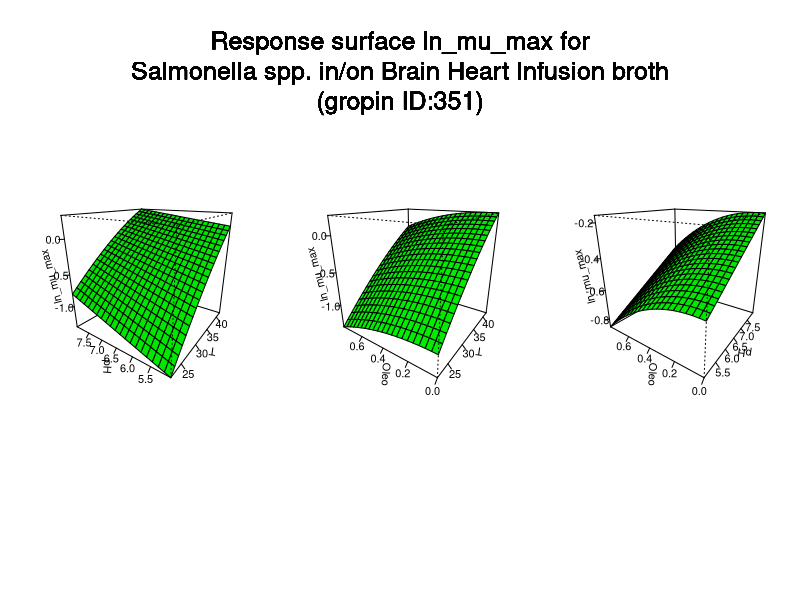

The R source for this figure:
#############################
# start of Parameter script
#############################
T <- seq(22.022,41.958041958042,length.out=21)
pH <- seq(5.005,7.99200799200799,length.out=21)
Oleo <- seq(0,0.799200799200799,length.out=21)
#############################
# end of Parameter script
#############################
############################# 
# start of Model script Gropin ID 351 
#############################
 
# constant coefficients for this model
 
variables <- data.frame(T,pH,Oleo)
argumentsPar <- expand.grid(variables)
 
# heart of the model
response_surface <- function(T,pH,Oleo) {
   mumax <-(-5.348+0.162*T+0.319*pH+0.066*Oleo-0.0061*T*pH-0.00091*(T^2)-0.561*(Oleo^2))

return(mumax=mumax)
} 

# output parameters
responseSurface <- cbind(argumentsPar,response_surface(argumentsPar['T'],argumentsPar['pH'],argumentsPar['Oleo']))
colnames(responseSurface) <- c(colnames(argumentsPar),'lnmumax')
#############################
# End of Model script
#############################
############################# 
# start of Visualisation script Gropin ID 351 
#############################
argPar1 <- expand.grid(T,pH)
argPar2 <- expand.grid(T,Oleo)
argPar3 <- expand.grid(pH,Oleo)
z1 <- matrix(unlist(response_surface(argPar1[1],argPar1[2],Oleo[10])),nrow=21)
z2 <- matrix(unlist(response_surface(argPar2[1],pH[10],argPar2[2])),nrow=21)
z3 <- matrix(unlist(response_surface(T[10],argPar3[1],argPar3[2])),nrow=21)
par(mfrow = c(1,3))
persp(T,pH,z1,col = 'green',xlab='T',ylab='pH',zlab='ln_mu_max',theta=305,phi=20,shade=0.25,ticktype = 'detailed')
persp(T,Oleo,z2,col = 'green',xlab='T',ylab='Oleo',zlab='ln_mu_max',theta=305,phi=20,shade=0.25,ticktype = 'detailed')
persp(pH,Oleo,z3,col = 'green',xlab='pH',ylab='Oleo',zlab='ln_mu_max',theta=305,phi=20,shade=0.25,ticktype = 'detailed')
mtext('Response surface ln_mu_max for
Salmonella spp. in/on Brain Heart Infusion broth
(gropin ID:351)',outer=T,  cex=1.5, line=-8.5, side=3)
#############################
# End of Visualisation script
#############################
